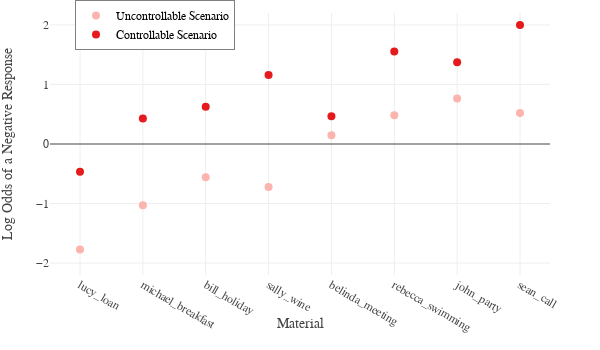

The notebook cell saved with this chart:
### Markdown cell above
# Log Odds of a Negative Response given Controllable or Uncontrollable material scenarios.

### Code cell
# Create traces
neg_log_odds_valence_cond_fig = go.Figure()

neg_log_odds_colors = {'absent':'rgb(251,180,174)',
                       'present':'rgb(228,26,28)'}

for means in ['absent','present']:
    #get data for that condition pair
    data = val_log_odds_plot_data[(val_log_odds_plot_data['means_condition']==means)]
    #add the markers for that condition pair
    neg_log_odds_valence_cond_fig.add_trace(go.Scatter(x=data['material'], y=data['neg_log_odds'],
                        mode='markers', 
                        marker_size=8,
                        marker_color=neg_log_odds_colors[means],
                        name=str(condition_titles[means]).title() + " Scenario")
                                           )


neg_log_odds_valence_cond_fig.update_layout(
    #title="Log Odds of a Negative Response to Each Material in Each Condition",
    xaxis_title="Material",
    yaxis_title="Log Odds of a Negative Response",
#     legend_title="Scenario Controllability",
    template='none', 
    font_family="Times New Roman", font_size=12,
    width = 600, height = 350,
    #remove some margin so the graph fits nicer in latex
    margin_l=50, #left margin
    margin_r=50, #right margin
    margin_b=75, #bottom margin
    margin_t=0, #top margin
    
    legend=dict(
#         title="Scenario Controllability    ",
#         orientation="h",
        yanchor="top",
                            y=1.05,
                            xanchor="left",
                            x=0.05,
                           bordercolor='grey',
                           borderwidth=1,
        font = dict(
            family = "Times New Roman", 
            size = 12, 
            color = "black"),
        ),
    
)

neg_log_odds_valence_cond_fig.update_yaxes(range=[-2.2, 2.2])

# neg_log_odds_valence_cond_fig.add_annotation(
#     showarrow=False,
#     text="More likely to be positive.",
#     xref="paper", yref="paper",
#     x=0, y=-.17
# )
# neg_log_odds_valence_cond_fig.add_annotation(
#     showarrow=False,
#     text="More likely to be negative.",
#     xref="paper", yref="paper",
#     x=1, y=-.17
# )

neg_log_odds_valence_cond_fig.update_xaxes(categoryorder='total ascending',)

neg_log_odds_valence_cond_fig.show(config=config)

### Figure 1 — Plotly figure (JSON) as saved in the notebook; plotly's stock layout.template omitted (floating-point values rounded to 4 significant figures)
{"data": [{"marker": {"color": "rgb(251,180,174)", "size": 8}, "mode": "markers", "name": "Uncontrollable Scenario", "type": "scatter", "x": ["belinda_meeting", "bill_holiday", "john_party", "lucy_loan", "michael_breakfast", "rebecca_swimming", "sally_wine", "sean_call"], "y": [0.1457, -0.5596, 0.7621, -1.771, -1.027, 0.4818, -0.7205, 0.5205]}, {"marker": {"color": "rgb(228,26,28)", "size": 8}, "mode": "markers", "name": "Controllable Scenario", "type": "scatter", "x": ["belinda_meeting", "bill_holiday", "john_party", "lucy_loan", "michael_breakfast", "rebecca_swimming", "sally_wine", "sean_call"], "y": [0.467, 0.6251, 1.375, -0.467, 0.4285, 1.555, 1.161, 1.999]}], "layout": {"font": {"family": "Times New Roman", "size": 12}, "height": 350, "legend": {"bordercolor": "grey", "borderwidth": 1, "font": {"color": "black", "family": "Times New Roman", "size": 12}, "x": 0.05, "xanchor": "left", "y": 1.05, "yanchor": "top"}, "margin": {"b": 75, "l": 50, "r": 50, "t": 0}, "width": 600, "xaxis": {"categoryorder": "total ascending", "title": {"text": "Material"}}, "yaxis": {"range": [-2.2, 2.2], "title": {"text": "Log Odds of a Negative Response"}}}}
